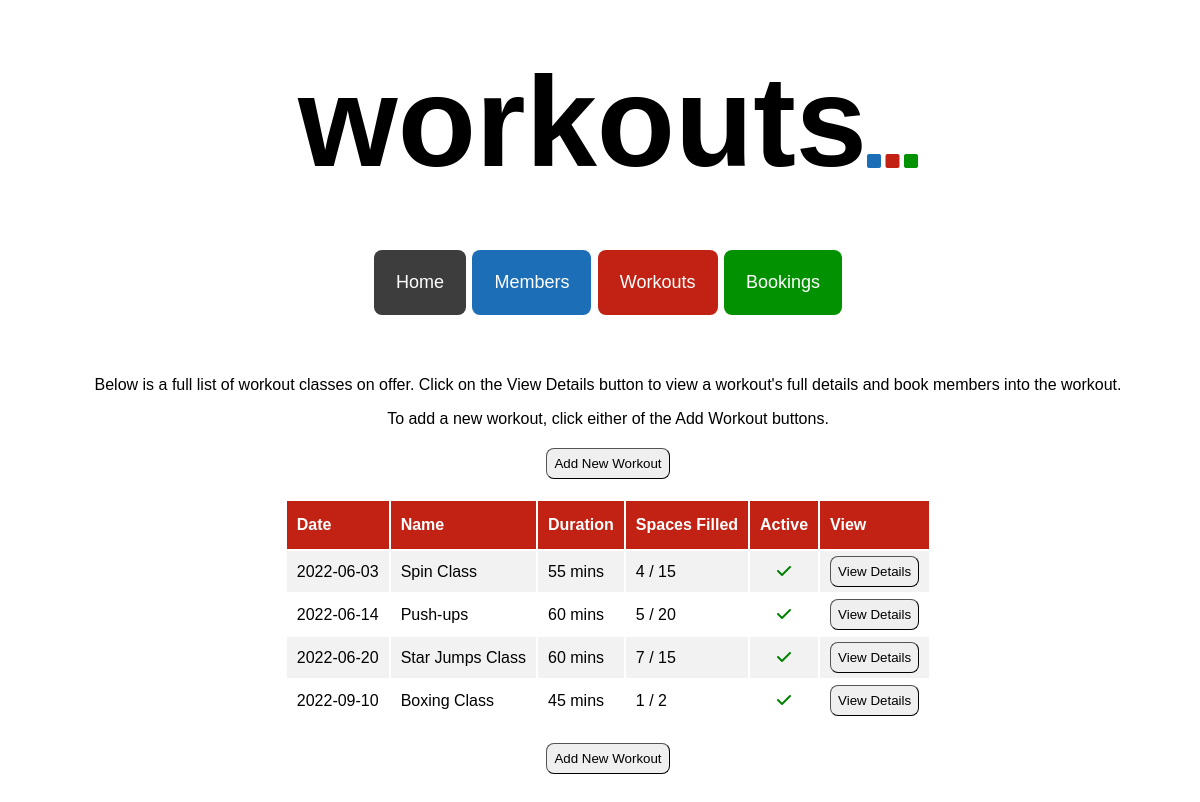
/workouts, run on an earlier commit of the app's database.
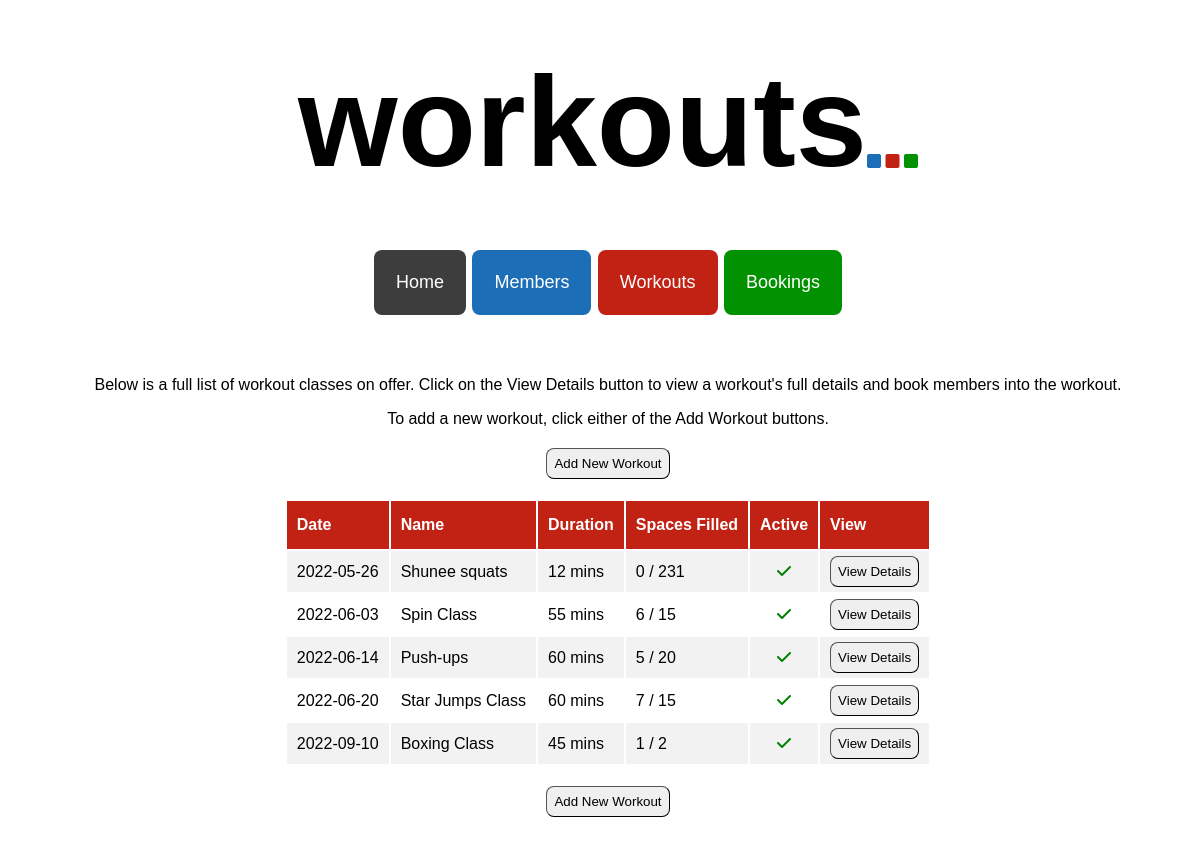
And on a later commit of the database.
### tables this page shows
CREATE TABLE workouts (
    id INTEGER PRIMARY KEY AUTOINCREMENT,
    name VARCHAR,
    date DATE,
    description TEXT,
    duration INTEGER,
    capacity INTEGER,
    capacity_filled INTEGER,
    active BOOLEAN
);

### controllers/workout_controller.py (the view)
@workouts_blueprint.route("/workouts")
def workouts():
    route_name = "workouts"
    workouts = workout_repository.select_all()
    return render_template("workouts/index.html", route_name=route_name, workouts=workouts)

### db/run_sql.py (called while the page is built)
def get_db():
    path = os.path.dirname(os.path.abspath(__file__))
    db = os.path.join(path, "gym_db.db")
    conn = sqlite3.connect(db)
    conn.execute("PRAGMA foreign_keys = 1")
    conn.row_factory = sqlite3.Row
    return conn

def run_sql(sql, values = []):
    db = get_db()
    cursor = db.cursor()
    cursor.execute(sql, values)
    results = cursor.fetchall()
    db.commit()
    db.close()
    return results

### repositories/workout_repository.py (called while the page is built)
def sort_fuction(workout):
    return workout.date

def select_all():
    workouts = []
    sql = "SELECT * FROM workouts"
    results = run_sql(sql)
    for row in results:
        active = True if row['active'] == 1 else False
        workout = Workout(row['name'], row['date'], row['description'], row['duration'], row['capacity'], row['capacity_filled'], active, row['id'])
        workouts.append(workout)
    workouts.sort(key=sort_fuction)
    return workouts

### templates/workouts/index.html
{% extends 'base.html'%}
{% block content %}
<div class="index_page_container">
    <p>Below is a full list of workout classes on offer. Click on the View Details button to view a workout's full details and book members into the workout.</p>
    <p>To add a new workout, click either of the Add Workout buttons.</p>
    <button class="index_page_button" id="index_page_top_button" id="index_page_button_workouts">
        <a class="index_page_link" href="/workouts/create">Add New Workout</a>
    </button>
    <table class="index_table">
        <tr class="index_table_headers" id="index_table_headers_workouts">
            <th>Date</th>
            <th>Name</th>
            <th>Duration</th>
            <th>Spaces Filled</th>
            <th>Active</th>
            <th>View</th>
        </tr>
        {% for workout in workouts %}
        <tr class="index_table_content">
            <td>{{workout.date}}</td>
            <td>{{workout.name}}</td>
            <td>{{workout.duration}} mins</td>
            <td>{{workout.capacity_filled}} / {{workout.capacity}}</td>
            {% if workout.active == True %}
            <td class="active_column"><i class="fa-solid fa-check" style="color: green"></i></td>
            {% elif workout.active == False %}
            <td class="active_column"><i class="fa-solid fa-xmark" style="color: red"></i></td>
            {% endif %}
            <td class="delete_column"><button class="index_page_button" id="view_details_button"><a class="index_page_link" href="/workouts/{{workout.id}}">View Details</button></td>
        {% endfor %}
        </tr>
    </table>
        <button class="index_page_button" id="index_page_bottom_button">
            <a class="index_page_link" href="/workouts/create">Add New Workout</a>
        </button>
</div>
{% endblock %}

### templates/base.html (shortened to what this page needs)
<!DOCTYPE html>
<html lang="en">
<head>
    <link rel="stylesheet" href="{{ url_for('static', filename='style.css') }}">
    <link rel="stylesheet" href="{{ url_for('static', filename='index_pages.css') }}">
    <link rel="stylesheet" href="{{ url_for('static', filename='create_pages.css') }}">
    <link rel="stylesheet" href="{{ url_for('static', filename='show_pages.css') }}">
    <link rel="stylesheet" href="{{ url_for('static', filename='edit_pages.css') }}">
</head>
<body>
    <div class="base">
    <header>
        <h1 class="page_headers">{{route_name}}</h1>
        <p><i class="fa-solid fa-square" id="square" style="color:#1c6eb6"></i> <i class="fa-solid fa-square" style="color:#c12214"></i>
        <i class="fa-solid fa-square" style="color:#029100"></i></p>
    </header>
    <div class="nav_bar">
        <nav>
                <button class="nav_item" id="nav_home"><a href="/">Home</a></button>
                <button class="nav_item" id="nav_member"><a href="/members">Members</a></button>
                <button class="nav_item" id="nav_workout"><a href="/workouts">Workouts</a></button>
                <button class="nav_item" id="nav_booking"><a href="/bookings">Bookings</a></button>
        </nav>
    </div>
    </div>
    <div class="block_content">
        {% block content %}
        {% endblock%}
    </div>
</body>
</html>

### static/style.css (style rules this page uses)
body { font-family: Verdana, Geneva, Tahoma, sans-serif; height: 100%; width: 100%; }
.page_headers { font-size: 800%; text-align: center; margin-top: 40px; margin-bottom: 50px; }
.base { margin: 0 auto; text-align: center; }
.base > header { display: flex; justify-content: center; align-items: center; }
.base > header > p { align-self: flex-end; margin-bottom: 74px; }
.nav_bar { list-style-type: none; margin: 0; padding: 0; margin-bottom: 30px; }
.nav_item { display: inline; margin: 5px 1px; padding: 22px; border-radius: 8px; border: none; }
.nav_item > a { color: white; text-align: center; text-decoration: none; font-size: large; }
#nav_home { background-color: #3e3d3d; }
#nav_member { background-color: #1c6eb6; }
#nav_workout { background-color: #c12214; }
#nav_booking { background-color: #029100; }

### static/index_pages.css (style rules this page uses)
.index_page_container { display: flex; flex-direction: column; align-items: center; justify-content: center; margin: 40px auto; }
.index_page_container > p { margin-bottom: 0px; }
.index_table { width: auto; text-align: left; }
.index_table_headers { background-color: #1c6eb6; color: white; }
#index_table_headers_workouts { background-color: #c12214; }
.index_table_headers > th { padding: 15px 10px; }
.index_table_content > td { padding: 5px 10px; }
.index_table_content:nth-child(even) { background-color: #f2f2f2; }
.active_column { text-align: center; }
.delete_column { text-align: center; }
.index_page_button { padding: 7px; border-radius: 8px; border-width: 1px; }
.index_page_link { color: #000000; text-decoration: none; }
#index_page_top_button { margin-top: 20px; margin-bottom: 20px; }
#index_page_bottom_button { margin-top: 20px; }

What changed in the data, as far as the page shows it:
added workouts: date "2022-05-26", name "Shunee squats", duration "12", capacity_filled "0", capacity "231", active True (drawn)
changed workouts "Spin Class": capacity_filled "4" → "6"
